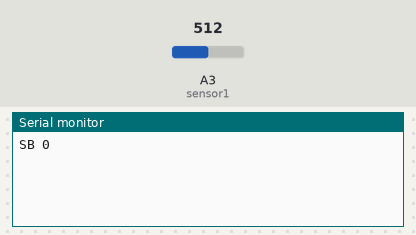
The sketch below on a simulated Arduino Uno, built with avr-gcc and run on an emulated ATmega328P. On the bench: the last lines printed to the serial monitor. The test bench sets the inputs (shaded band); at power-on: A3 (sensor1) = 512.

Above: at 1.2 s.
1.3 s: A3 (sensor1) set to 306
At 1.3 s:
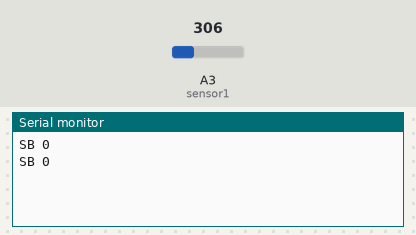
2.8 s: A3 (sensor1) set to 190
At 3.5 s:
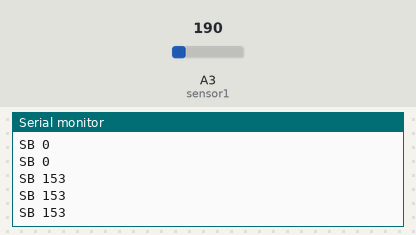
Timing chart, 0 to 5.8 s (numbered marks = the images above; inputs shaded):
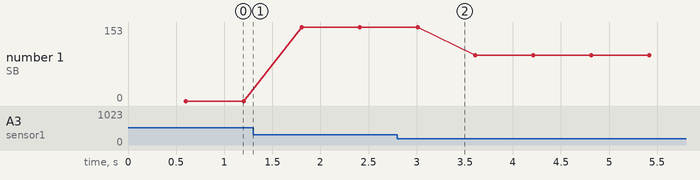

The sketch:

OBJ_Detector.ino
```cpp
const int sensor1 = 3;
int distance1;
int i=0,x = 0,num = 0;
int sum1[100];


int sample = 12;// define number of samples when taking a reading -- min 3
int error = 5; // the % between values that the sample fuction will read as the same

void setup() {
  Serial.begin (9600);
  pinMode(sensor1,INPUT);
}
void calibrate(){
  /*
  Serial.print("C0");
  Serial.println();
 // digitalWrite(anPin2,LOW);
  delay(1000);
//  digitalWrite(anPin2,HIGH);
  read_sensors();

  x = 0;
  */
}


void read_sensors(){
  //Scale factor is (Vcc/512) per inch. A 5V supply yields ~9.8mV/in
  //Arduino analog pin goes from 0 to 1024, so the value has to be divided by 2 to get the actual inches
//----Read sensors------------------------------------------------

  distance1 = 0;
  num = 0;
  for(i=0;i<sample;i++){
  sum1[i] = (analogRead(sensor1)/2);
  delay(50);
  }
//----Sample sensor 1------------------------------------------------
//Check samples by groups of 3. If the samples are within the % error of eachother they are averaged
//  and added to the sample distance.
/*
  for(i=0;i<sample;i=i+3){
  if( (sum1[i] - (sum1[i] + error)) <= sum1[i+1] && (sum1[i] + (sum1[i] + error)) >= sum1[i+1]){
    distance1 = distance1 + ((sum1[i] + sum1[i+1])/2);
    num++;
  }

  if( (sum1[i+1] - (sum1[i+1] + error)) <= sum1[i+2] && (sum1[i+1] + (sum1[i+1] + error)) >= sum1[i+2]){
    distance1 = distance1 + ((sum1[i+1] + sum1[i+2])/2);
    num++;
  }

  if( (sum1[i] - (sum1[i] + error)) <= sum1[i+2] && (sum1[i] + (sum1[i] + error) >= sum1[i+2])){
    distance1 = distance1 + ((sum1[i] + sum1[i+2])/2);
    num++;
    }
  }
  //Take the average of the parts of the sample that are closet together.
  if(num > 0){
    distance1 = distance1/num;
  }
  else{
    read_sensors();
  }
*/
   int maxValue = 0, maxCount = 0, j = 0;

   for (i = 0; i < sample; ++i) {
      int count = 0;

      for (j = 0; j < sample; ++j) {
         if (sum1[j]<= sum1[i] + error && sum1[j]>= sum1[i] - error)
         ++count;
      }

      if (count > maxCount) {
         maxCount = count;
         distance1 = sum1[i];
      }

   }


}

void print_all(){
  if(distance1 <= 200){
  Serial.print("SB ");
  Serial.print(distance1);// in feet
  Serial.println();
  }
  else{
  Serial.print("SB ");
  Serial.print("0");// in feet
  Serial.println();
  }


}
void loop() {
  read_sensors();
  if(Serial.available())
  {
    x=(Serial.read()-'0');
  }
  if(x == 1 || distance1 == 0)
  {
    calibrate();
  }
  else
  {
    print_all();
  }


}
```

Measured:
- plotted number 1: 0 → 153 after the input at 1.3 s, 153 → 95 after the input at 2.8 s
